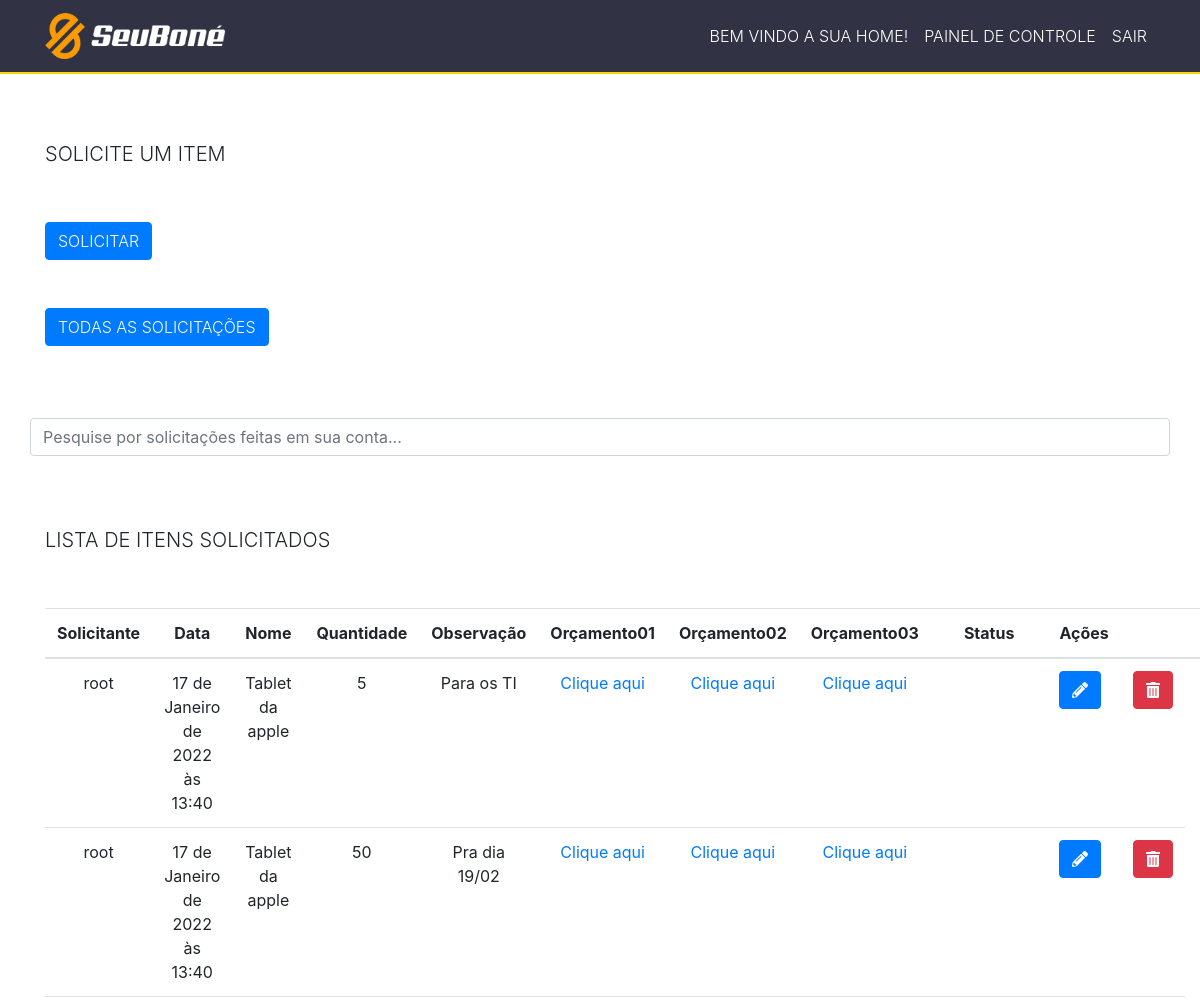
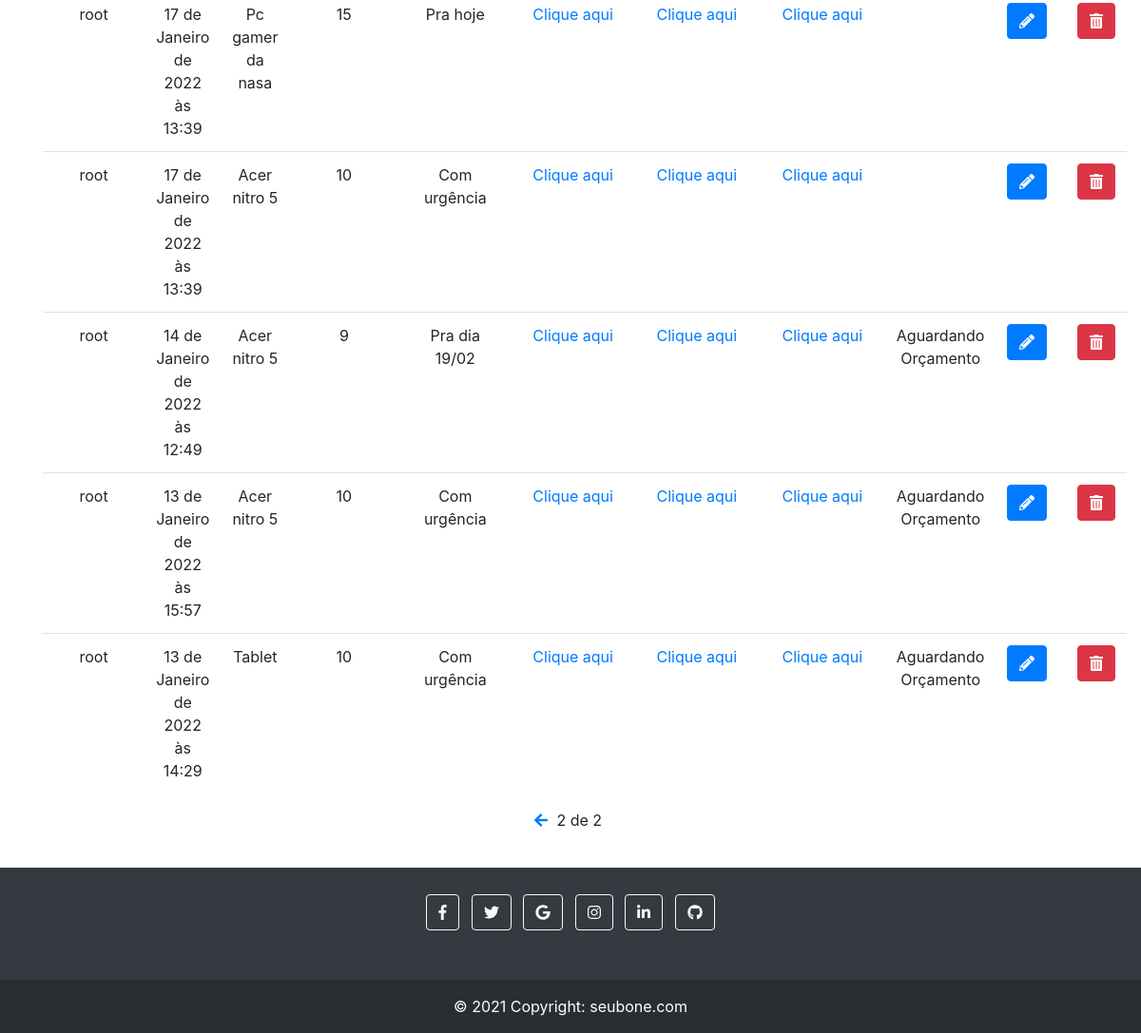
The app's page /?page=2 (signed in), older data (2 pictures, top to bottom).
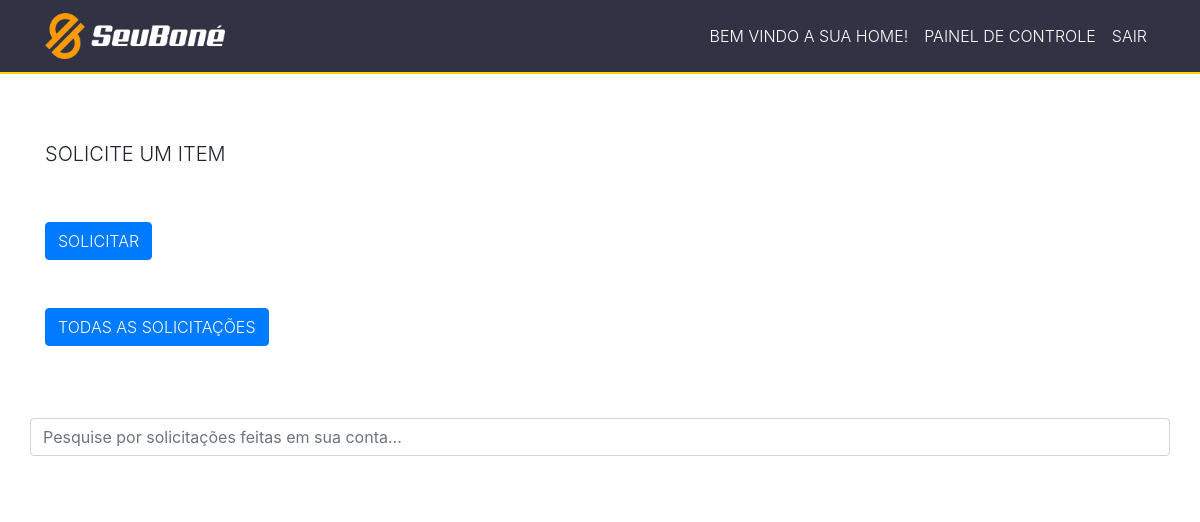
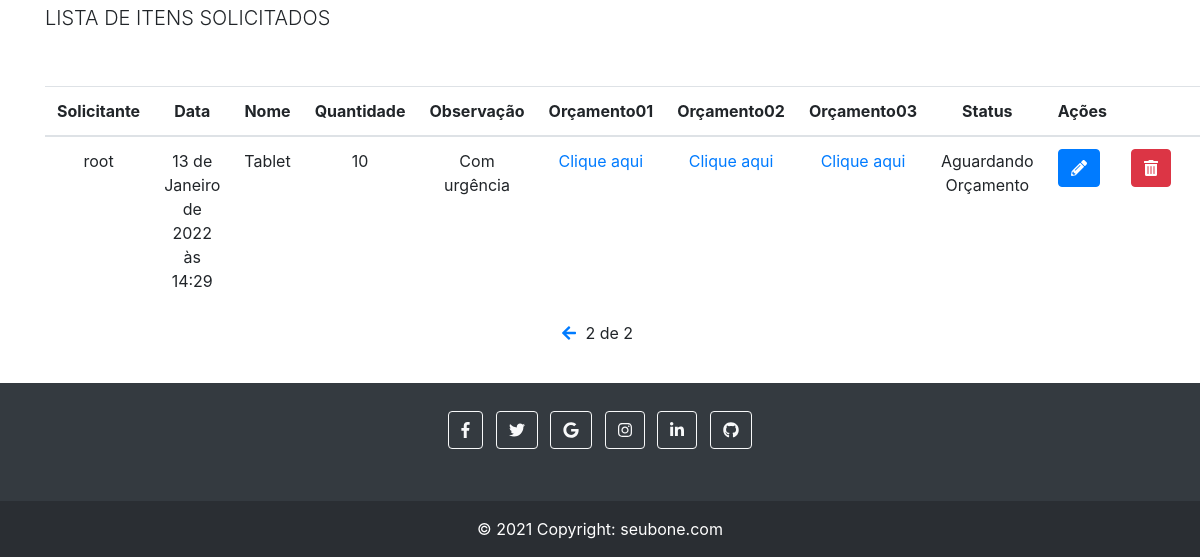
The same page, newer data (2 pictures, top to bottom).
### tasks/models.py (models this page shows, shortened)
class Task(models.Model):
    STATUS = (
        ('solicitado', 'Solicitado'),
        ('Comprado', 'Comprado'),
        ('Aguardando Orçamento', 'Aguardando Orçamento'),
        ('Recebido', 'Recebido'),
    )
    nomeItem = models.CharField("Nome do item: ", max_length=255)
    quantidade = models.IntegerField(blank=True, null=True)
    observação = models.CharField(max_length=255, null=True)
    orçamento01 = models.FileField(upload_to='', blank=True, null=True) #onde o upload irá ficar tem que ser definido no Media_Root (settigns.py do projeto todo) (quando o site tiver no servidor deve se especificar uma outra pasta)
    orçamento02 = models.FileField(upload_to='', blank=True, null=True)
    orçamento03 = models.FileField(upload_to='', blank=True, null=True)
    status = models.CharField(
        max_length=22, #aqui precisa ficar o nmr máximo de caracteres que o status terá (ou seja colocamos o nmr máximo da maior palavra)
        choices=STATUS,
    )
    user = models.ForeignKey(get_user_model(), on_delete=models.CASCADE) #aqui será armazenado o id do usuário então iremos filtrar as solicitações de cada usuário para que cada usuário veja somente as suas.
    created_at = models.DateTimeField(auto_now_add=True)
    updated_at =models.DateTimeField(auto_now=True)

### tasks/views.py (the view)
# urls.py: path('', views.taskList, name='task-list'),
@login_required #Esse comando serve para proteger as urls, ou seja só acessa se estiver logado e autentidado
def taskList(request):
    tasks_list = Task.objects.all().order_by('-created_at').filter(user=request.user) #pegando todos os objects do banco, ordenando do mais novo para o mais antigo
    paginator = Paginator(tasks_list, 10)
    page = request.GET.get('page')
    tasks = paginator.get_page(page)
    return render(request, 'tasks/list.html', {'tasks': tasks}) #renderizando para um arquivo externo dentro da pasta templates, tasks

### tasks/templates/tasks/list.html (shortened to what this page needs)
{% extends 'base.html' %}
{% block content %}
<br>
<br>
<div class="container titulo" >
    <h5 class="text-uppercase font-weight-light text-monospace">Solicite um item</h5>
</div>
<br>
<br>
            <div class="container" >
                <a href="newtask/" >
                        <button type="button" class="btn btn-primary botao text-uppercase font-weight-light text-monospace">Solicitar</button>
                </a>
                <br>
                <br>
                <br>
                <a href="solicitacoesGerais/" >
                     <button type="button" class="btn btn-primary botao text-uppercase font-weight-light text-monospace">Todas as solicitações</button>
                 </a>
                 <br>
                 <br>
                 <br>
                 <br>
            </div>
            <div class="col-12 container ajustePesquisar" >
                <input class="form-control container" id="myInput" type="text" placeholder="Pesquise por solicitações feitas em sua conta..." >
             </div>
             <br>
    <br>
    <br>
    <div class="container" >
        <h5 class="text-uppercase font-weight-light text-monospace">Lista de itens solicitados</h5>
    </div>
    <br>
    <br>
    <div class="container" >
    <div class="tabela">
        <table class="table">
            <thead>
            <tr>
                <th style="text-align: center;" >Solicitante</th>
                <th style="text-align: center;" >Data</th>
                <th style="text-align: center;" >Nome</th>
                <th style="text-align: center;" >Quantidade</th>
                <th style="text-align: center;" >Observação</th>
                <th style="text-align: center;" >Orçamento01</th>
                <th style="text-align: center;" >Orçamento02</th>
                <th style="text-align: center;" >Orçamento03</th>
                <th style="text-align: center;" >Status</th>
                <th style="text-align: center;" >Ações</th>
                <th></th>
                <th></th>
            </tr>
            </thead>
            <tbody id="myTable" class="alinhar">
            {% for task in tasks %}
            <tr>
                <td style="text-align: center;" >{{task.user}}</td>
                <td style="text-align: center;" >{{task.created_at}}</td>
                <td style="text-align: center;" >{{task.nomeItem}}</td>
                <td style="text-align: center;" >{{task.quantidade}}</td>
                <td style="text-align: center;" >{{task.observação}}</td>
                <td style="text-align: center;" ><a href="/midia/{{task.orçamento01}}" >Clique aqui</a></td>
                <td style="text-align: center;" ><a href="/midia/{{task.orçamento02}}" >Clique aqui</a></td>
                <td style="text-align: center;" ><a href="/midia/{{task.orçamento03}}" >Clique aqui</a></td>
                <td style="text-align: center;" >{{task.status}}</a></td>
                <td>
                    <a href="edit/{{task.id}}" ><button type="button" class="btn btn-primary"><i class="fas fa-pencil-alt"></i></button></a>
                </td>
                <td>
                    <a href="delete/{{task.id}}" class="delete-btn" ><button type="button" class="btn btn-danger"><i class="fas fa-trash-alt"></i></button></a>
                </td>
            </tr>
            {% endfor %}
            </tbody>
        </table>
        <div class="pagination" >
            <span class="step-links" >
                {% if tasks.has_previous %}
                    <a href="?page={{ tasks.previous_page_number }}" ><i class="fas fa-arrow-left" ></i></a>
                {% endif %}
                <span class="current" >
                    {{ tasks.number }} de {{ tasks.paginator.num_pages }}
                </span>
            </span>
        </div>
        <br>
        <br>
        <br>
        <br>
        <br>
        <br>
        <br>
        <br>
        </div>
    </div>
{% endblock %}

Row changes from the older to the newer data that the page shows:
removed Task: user "root", created_at "17 de Janeiro de 2022 às 13:40", nomeItem "Tablet da apple", quantidade "5", observação "Para os TI"
removed Task: user "root", created_at "17 de Janeiro de 2022 às 13:40", nomeItem "Tablet da apple", quantidade "50", observação "Pra dia 19/02"
removed Task: user "root", created_at "17 de Janeiro de 2022 às 13:39", nomeItem "Pc gamer da nasa", quantidade "15", observação "Pra hoje"
removed Task: user "root", created_at "17 de Janeiro de 2022 às 13:39", nomeItem "Acer nitro 5", quantidade "10", observação "Com urgência"
no longer on this page (row unchanged): Task: user "root", created_at "14 de Janeiro de 2022 às 12:49", nomeItem "Acer nitro 5", quantidade "9", observação "Pra dia 19/02", status "Aguardando Orçamento"
no longer on this page (row unchanged): Task: user "root", created_at "13 de Janeiro de 2022 às 15:57", nomeItem "Acer nitro 5", quantidade "10", observação "Com urgência", status "Aguardando Orçamento"
